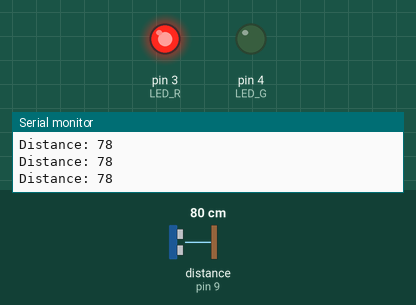
The sketch below on a simulated Arduino Uno, built with avr-gcc and run on an emulated ATmega328P. On the bench: output pins drawn as LEDs (lit = HIGH), the last lines printed to the serial monitor. Wiring (inferred from the names in the program): ultrasonic range finder: trigger pin 10; echo pin 9. Inputs (shaded band) come from the test bench; at power-on: distance to the obstacle (sensor on pin 9) 80 cm. The echo pulse lasts 58.3 µs per cm; pins used as bus, display or sensor lines are not drawn.

Above: at 1.2 s.
1.3 s: distance to the obstacle (sensor on pin 9) set to 18 cm
2.8 s: distance to the obstacle (sensor on pin 9) set to 15 cm
At 4.0 s:
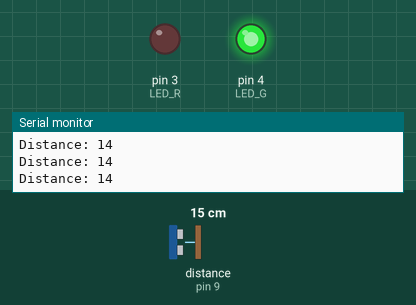
4.3 s: distance to the obstacle (sensor on pin 9) set to 35 cm
At 5.2 s:
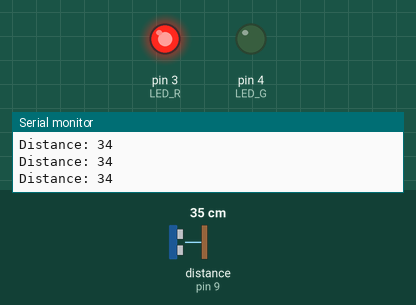
7.3 s: distance to the obstacle (sensor on pin 9) set to 12 cm
At 8.6 s:
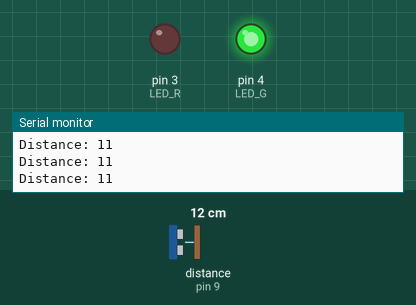
Timing chart, 0 to 9.8 s (numbered marks = the images above; inputs shaded):
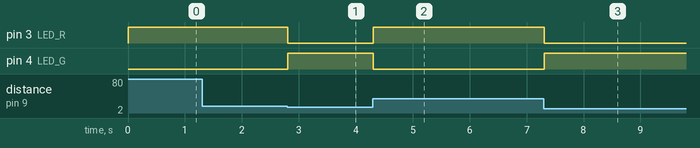

Measured:
- the behaviour switches between 17 and 16 cm on distance to the obstacle (sensor on pin 9) (found by bisection; images 0 and 1)
- after the input at 2.8 s, pin 3 (LED_R): HIGH → LOW at once; pin 4 (LED_G): LOW → HIGH at once
- after the input at 4.3 s, pin 3 (LED_R): LOW → HIGH at once; pin 4 (LED_G): HIGH → LOW at once
- after the input at 7.3 s, pin 3 (LED_R): HIGH → LOW at once; pin 4 (LED_G): LOW → HIGH at once

The sketch:

5_ULTRASONIC.ino
```cpp
int trigPin = 10;
int echoPin = 9;
int LED_R = 3;
int LED_G = 4;

// defines variables
long duration;
int distance;
int safetyDistance;

void setup() {
pinMode(trigPin, OUTPUT); // Sets the trigPin as an Output
pinMode(echoPin, INPUT); // Sets the echoPin as an Input
pinMode(LED_R, OUTPUT);
pinMode(LED_G, OUTPUT);
Serial.begin(9600); // Starts the serial communication
}
void loop() {
// Clears the trigPin
digitalWrite(trigPin, LOW);
delayMicroseconds(2);
// Sets the trigPin on HIGH state for 10 micro seconds
digitalWrite(trigPin, HIGH);
delayMicroseconds(10);
digitalWrite(trigPin, LOW);

// Reads the echoPin, returns the sound wave travel time in microseconds
duration = pulseIn(echoPin, HIGH);
// Calculating the distance
distance= duration*0.034/2;

safetyDistance = distance;
if (safetyDistance <= 15) {//safe distance 15 cm
digitalWrite(LED_G, HIGH);
digitalWrite(LED_R, LOW);
}
else{
digitalWrite(LED_G, LOW);
digitalWrite(LED_R, HIGH);
}
// Prints the distance on the Serial Monitor
Serial.print("Distance: ");
Serial.println(distance);
}
```
